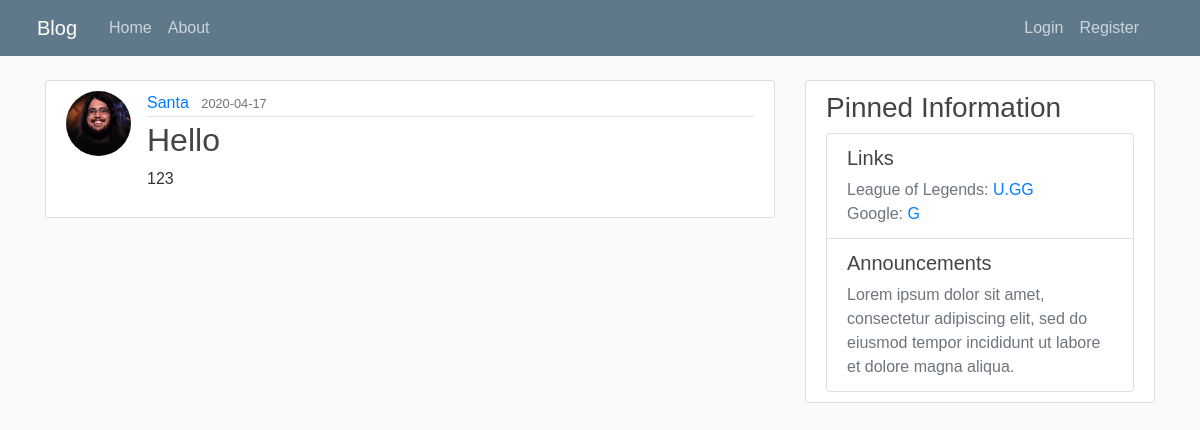
/post/1, run on the app's committed database.
### flaskblog/models.py (models this page shows, shortened)
class User(db.Model, UserMixin):
	id = db.Column(db.Integer, primary_key=True)
	name = db.Column(db.String(20), unique=True, nullable=False)
	email = db.Column(db.String(120), unique=True, nullable=False)
	image_file = db.Column(db.String(20), nullable=False, default='default.png')
	password = db.Column(db.String(20), nullable=False)
	posts = db.relationship('Post', backref='author', lazy=True)

class Post(db.Model):
	id = db.Column(db.Integer, primary_key=True)
	title = db.Column(db.String(100), nullable=False)
	date_posted = db.Column(db.DateTime, nullable=False, default=datetime.now)
	content = db.Column(db.Text, nullable=False)
	user_id = db.Column(db.Integer, db.ForeignKey('user.id'), nullable=False)

### flaskblog/posts/routes.py (the view)
@posts.route("/post/<int:post_id>")
def post(post_id):
	post = Post.query.get_or_404(post_id)
	return render_template('post.html', title=post.title, post=post)

### flaskblog/templates/post.html (shortened to what this page needs)
{% extends "layout.html" %}
{% block content %}
	<article class="media content-section">
		<img class="article-img rounded-circle" src="{{ url_for('static', filename='profile_pics/' + post.author.image_file) }}">
	  <div class="media-body">
	    <div class="article-metadata">
	      <a class="mr-2" href="{{ url_for('users.user_posts', name=post.author.name) }}">{{ post.author.name }}</a>
	      <small class="text-muted">{{ post.date_posted.strftime('%Y-%m-%d') }}</small>
	    </div>
	    <h2 class="article-title">{{ post.title }}</a></h2>
	    <p class="article-content">{{ post.content }}</p>
	  </div>
	</article>
{% endblock content %}

### flaskblog/static/main.css (style rules this page uses)
body { background: #fafafa; color: #333333; margin-top: 5rem; font-family: "Comic Sans MS", cursive, sans-serif }
h1, h2, h3, h4, h5, h6 { color: #444444; }
.content-section { background: #ffffff; padding: 10px 20px; border: 1px solid #dddddd; border-radius: 3px; margin-bottom: 20px; }
.article-title { color: #444444; word-break: break-all; }
.article-content { white-space: pre-line; word-break: break-all; }
.article-img { height: 65px; width: 65px; margin-right: 16px; object-fit: cover; }
.article-metadata { padding-bottom: 1px; margin-bottom: 4px; border-bottom: 1px solid #e3e3e3 }

### data on the page
User: image_file (picture), author.name "Santa"
Post: date_posted "2020-04-17", title "Hello", content "123"
